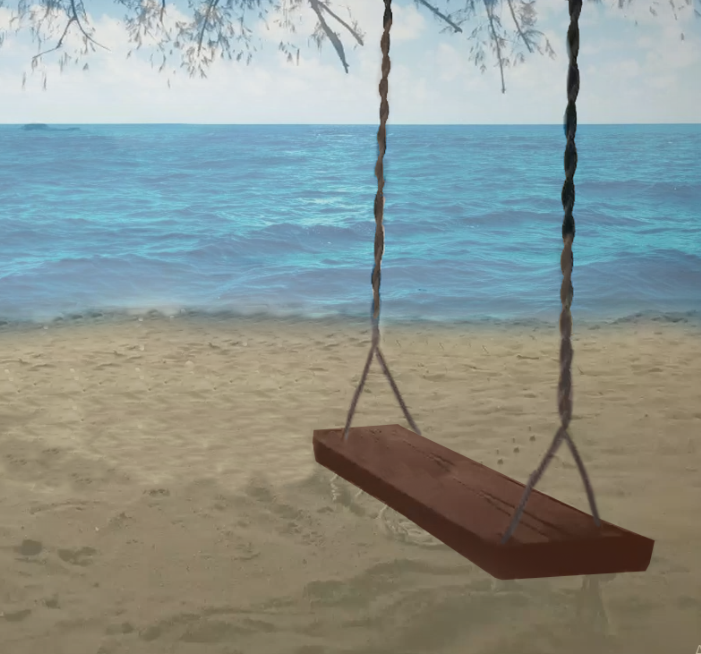
#> input picture Activity/Swing.png, 701 x 654 px, found by its file name
$ python Activity_7-1.py
#> lines starting #> are read from the running program, lines starting #| are printed output that depends on the picture
import numpy as np
import cv2 as cv
from matplotlib import pyplot as plt

if __name__ == "__main__" :
    img = cv.cvtColor(cv.imread("Swing.png"), cv.COLOR_BGR2RGB)

    Reduce_factors = [2, 7, 15]
    inter_methods = [cv.INTER_NEAREST,cv.INTER_LINEAR, cv.INTER_CUBIC, cv.INTER_AREA]
    inter_methods_str = ["INTER_NEAREST", "INTER_LINEAR", "INTER_CUBIC", "INTER_AREA"]
    for i in range(len(Reduce_factors)) :
        for j in range(len(inter_methods)) :
            Scale_factors = 1 / Reduce_factors[i]
            dim = (int(img.shape[0] * Scale_factors), int(img.shape[1] * Scale_factors))
            img_effect = cv.resize(src=img, dsize=dim, interpolation=inter_methods[j])
            plt.subplot(len(Reduce_factors), len(inter_methods), j + (i * len(inter_methods)) + 1)
            # plt.axis('off')
            plt.imshow(img_effect)
            plt.title(inter_methods_str[j] + " (" + str(Reduce_factors[i]) + ")")

    plt.show()
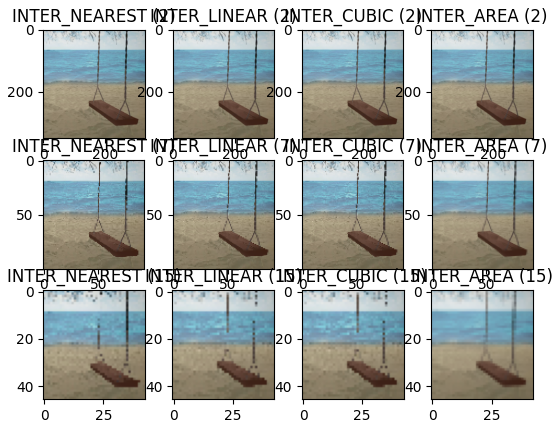
#> figure drawn by matplotlib, 12 panels
